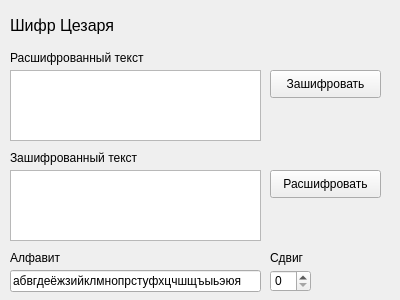
<?xml version="1.0" encoding="UTF-8"?>
<ui version="4.0">
 <class>Form</class>
 <widget class="QWidget" name="Form">
  <property name="geometry">
   <rect>
    <x>0</x>
    <y>0</y>
    <width>400</width>
    <height>300</height>
   </rect>
  </property>
  <property name="windowTitle">
   <string>Шифр Цезаря</string>
  </property>
  <property name="toolTip">
   <string extracomment="Сдвиг вправо положительный, влево - отрицательный"/>
  </property>
  <widget class="QLabel" name="label">
   <property name="geometry">
    <rect>
     <x>10</x>
     <y>10</y>
     <width>141</width>
     <height>31</height>
    </rect>
   </property>
   <property name="font">
    <font>
     <pointsize>12</pointsize>
    </font>
   </property>
   <property name="text">
    <string>Шифр Цезаря</string>
   </property>
  </widget>
  <widget class="QPlainTextEdit" name="ciphered">
   <property name="geometry">
    <rect>
     <x>10</x>
     <y>170</y>
     <width>251</width>
     <height>71</height>
    </rect>
   </property>
  </widget>
  <widget class="QPushButton" name="decipher_button">
   <property name="geometry">
    <rect>
     <x>270</x>
     <y>170</y>
     <width>111</width>
     <height>28</height>
    </rect>
   </property>
   <property name="text">
    <string>Расшифровать</string>
   </property>
  </widget>
  <widget class="QPlainTextEdit" name="deciphered">
   <property name="geometry">
    <rect>
     <x>10</x>
     <y>70</y>
     <width>251</width>
     <height>71</height>
    </rect>
   </property>
  </widget>
  <widget class="QLabel" name="label_2">
   <property name="geometry">
    <rect>
     <x>10</x>
     <y>50</y>
     <width>151</width>
     <height>16</height>
    </rect>
   </property>
   <property name="text">
    <string>Расшифрованный текст</string>
   </property>
  </widget>
  <widget class="QLabel" name="label_3">
   <property name="geometry">
    <rect>
     <x>10</x>
     <y>150</y>
     <width>141</width>
     <height>16</height>
    </rect>
   </property>
   <property name="text">
    <string>Зашифрованный текст</string>
   </property>
  </widget>
  <widget class="QPushButton" name="cipher_button">
   <property name="geometry">
    <rect>
     <x>270</x>
     <y>70</y>
     <width>111</width>
     <height>28</height>
    </rect>
   </property>
   <property name="text">
    <string>Зашифровать</string>
   </property>
  </widget>
  <widget class="QLineEdit" name="alphabet">
   <property name="geometry">
    <rect>
     <x>10</x>
     <y>270</y>
     <width>251</width>
     <height>22</height>
    </rect>
   </property>
   <property name="text">
    <string>абвгдеёжзийклмнопрстуфхцчшщъыьэюя</string>
   </property>
  </widget>
  <widget class="QLabel" name="label_4">
   <property name="geometry">
    <rect>
     <x>10</x>
     <y>250</y>
     <width>71</width>
     <height>16</height>
    </rect>
   </property>
   <property name="text">
    <string>Алфавит</string>
   </property>
  </widget>
  <widget class="QLabel" name="label_5">
   <property name="geometry">
    <rect>
     <x>270</x>
     <y>250</y>
     <width>71</width>
     <height>16</height>
    </rect>
   </property>
   <property name="text">
    <string>Сдвиг</string>
   </property>
  </widget>
  <widget class="QSpinBox" name="shift">
   <property name="geometry">
    <rect>
     <x>270</x>
     <y>270</y>
     <width>41</width>
     <height>22</height>
    </rect>
   </property>
   <property name="toolTipDuration">
    <number>5</number>
   </property>
  </widget>
 </widget>
 <resources/>
 <connections/>
</ui>
